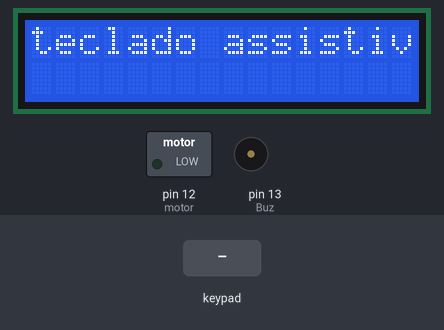
This sketch was run on a simulated Arduino Uno, built with avr-gcc and run on an emulated ATmega328P. Parts: 16×2 character LCD, switched loads named in the sketch (green lamp = pin HIGH), buzzer (waves = sounding). Inputs (shaded band) come from the test bench.

Above: at 2.2 s.
2.3 s: keypad keys 5 4 3 2 # pressed 0.4 s apart
At 4.9 s:
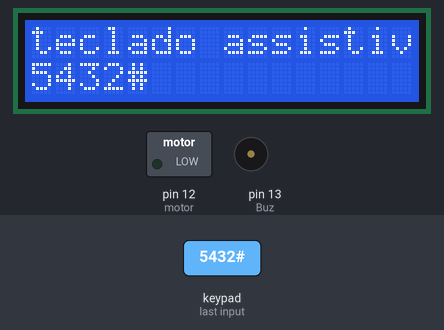
5.8 s: key 'A' pressed
At 6.2 s:
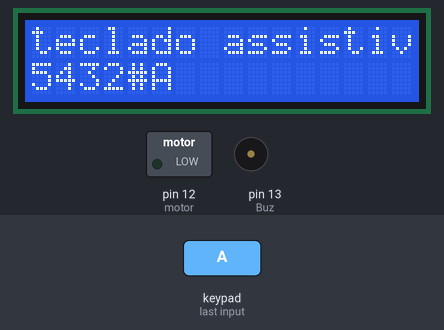
7.3 s: key 'B' pressed
At 8.5 s:
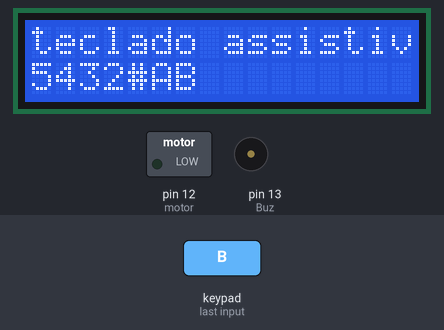
8.8 s: keypad keys 5 4 3 2 * pressed 0.4 s apart
At 10.8 s:
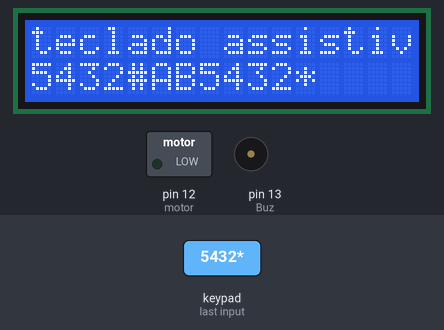
12.3 s: keypad keys 5 4 3 2 A pressed 0.4 s apart
At 15.3 s:
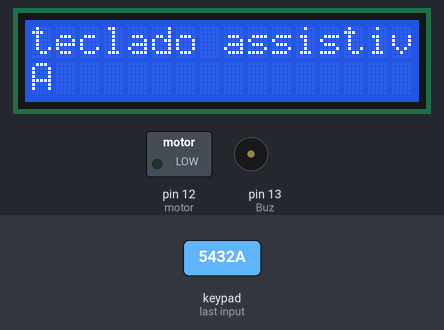
15.8 s: key 'C' pressed
At 17.3 s:
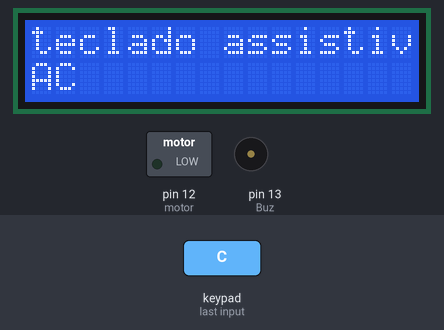
Timing chart, 0 to 18.3 s (numbered marks = the images above; inputs shaded):
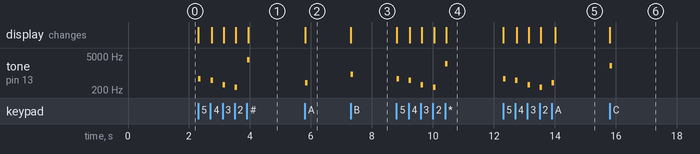

Measured:
- after the input at 2.3 s, tone on pin 13 (Buz): plays 587 Hz for 0.09 s, 493 Hz for 0.09 s, 329 Hz for 0.09 s, 261 Hz for 0.09 s, 3520 Hz for 0.09 s, starting at once; the display: first changes at once (image 1 shows a later state)
- after the input at 5.8 s, tone on pin 13 (Buz): silent → 392 Hz at once, → silent 0.09 s later; the display: changes at once (image 2)
- after the input at 7.3 s, tone on pin 13 (Buz): silent → 880 Hz at once, → silent 0.09 s later; the display: changes at once (image 3)
- after the input at 8.8 s, tone on pin 13 (Buz): plays 587 Hz for 0.09 s, 493 Hz for 0.09 s, 329 Hz for 0.09 s, 261 Hz for 0.09 s, 2349 Hz for 0.09 s, starting at once; the display: first changes at once (image 4 shows a later state)
- after the input at 12.3 s, tone on pin 13 (Buz): plays 587 Hz for 0.09 s, 493 Hz for 0.09 s, 329 Hz for 0.09 s, 261 Hz for 0.09 s, 392 Hz for 0.09 s, starting at once; the display: first changes at once (image 5 shows a later state)
- after the input at 15.8 s, tone on pin 13 (Buz): silent → 1975 Hz at once, → silent 0.09 s later; the display: changes at once (image 6)

The sketch:

Gerador_de_fun__o.ino
```cpp
/******************************************************************
  TRABALHO EMBS-CIMATEC|TRAINEEs: ANDRÉ;BIANCA;J.VICENTE;VINÍCIUS
  ---------------------------------------------------------------
   Teclado Assistivo: o projeto ultiliza de um teclado Matricial,
   lógica em sistema embarcado, dispositivos de saída em LCD
   para verificação e em Buzzer para representação por freqências
 ******************************************************************
*/


// biblioteca Keypad e LCD
#include <Keypad.h>
#include <LiquidCrystal_I2C.h>

LiquidCrystal_I2C lcd(0x3F, 16, 2);

const int motor = 12; //motor na porta 12

const int Buz = 13; // Buzzer na porta 13

// Matriz 4x4
const byte ROWS = 4; // 4 linhas
const byte COLS = 4; // 4 colunas
int cont = 0;
char Keys[ROWS][COLS] = // La matrice del Keypad 4x4.

{
  {'1', '2', '3', 'A'} ,
  {'4', '5', '6', 'B'} ,
  {'7', '8', '9', 'C'} ,
  {'*', '0', '#', 'D'}
};

byte colPins[4] = {5, 4, 3, 2}; // Pin assegnati alle colonne
byte rowPins[4] = {9, 8, 7, 6}; // Pin assegnati alle righe

// inicialização Keypad
Keypad keypad = Keypad( makeKeymap(Keys), rowPins, colPins, ROWS, COLS);

void setup() {
  Serial.begin(9600); // inicializar monitor serial
  //lcd.begin(16, 2);// inicializar lcd
  lcd.init();
  lcd.backlight();
  lcd.clear();// limpar lcd
  pinMode(Buz, OUTPUT); // declarar Buzzer como saída
  pinMode(motor, OUTPUT); // declarar motor como saída
  lcd.print("teclado assistivo");
  lcd.setCursor(0, 1);
  delay(1000); // espera 1s
}

void loop() {

  char tecla = keypad.getKey();//capta dados do teclado 4x4
  /*lógica se alguma tecla for clicada entra em analise de casos
    será imprimida no LCD e uma freqência é emetida para cada tecla
  */
  if (tecla != NO_KEY) {
    switch (tecla) {
      case '0':
        lcd.print(tecla);
        tone(Buz, 2793, 85);
        break;
      case '1':
        lcd.print(tecla);
        tone(Buz, 220, 85);
        break;
      case '2':
        lcd.print(tecla);
        tone(Buz, 261, 85);
        break;
      case '3':
        lcd.print(tecla);
        tone(Buz, 329, 85);
        break;
      case '4':
        lcd.print(tecla);
        tone(Buz, 493, 85);
        break;
      case '5':
        lcd.print(tecla);
        tone(Buz, 587, 85);
        break;
      case '6':
        lcd.print(tecla);
        tone(Buz, 698, 85);
        break;
      case '7':
        lcd.print(tecla);
        tone(Buz, 1046, 85);
        break;
      case '8':
        lcd.print(tecla);
        tone(Buz, 1318, 85);
        break;
      case '9':
        lcd.print(tecla);
        tone(Buz, 1567, 85);
        break;
      case 'A':
        lcd.print(tecla);
        tone(Buz, 392, 85);
        break;
      case 'B':
        lcd.print(tecla);
        tone(Buz, 880, 85);
        break;
      case 'C':
        lcd.print(tecla);
        tone(Buz, 1975, 85);
        break;
      case 'D':
        lcd.print(tecla);
        tone(Buz, 4186, 85);
        break;
      case '*':
        lcd.print(tecla);
        tone(Buz, 2349, 85);
        break;
      case '#':
        lcd.print(tecla);
        tone(Buz, 3520, 85);
        //digitalWrite(motor, HIGH);
        //delay(85); // Wait for 1000 millisecond(s)
        //digitalWrite(motor, LOW);
    }

    cont++;
    if (cont >= 17) {
      delay(85); // espera 1s
      tone(Buz, 0, 85);
      lcd.clear();
      cont = 0;
      lcd.print("teclado assistivo");
      lcd.setCursor(0, 1);
      lcd.print(tecla);
    }
    tecla = NO_KEY;//reseta váriável
  }
}
```
